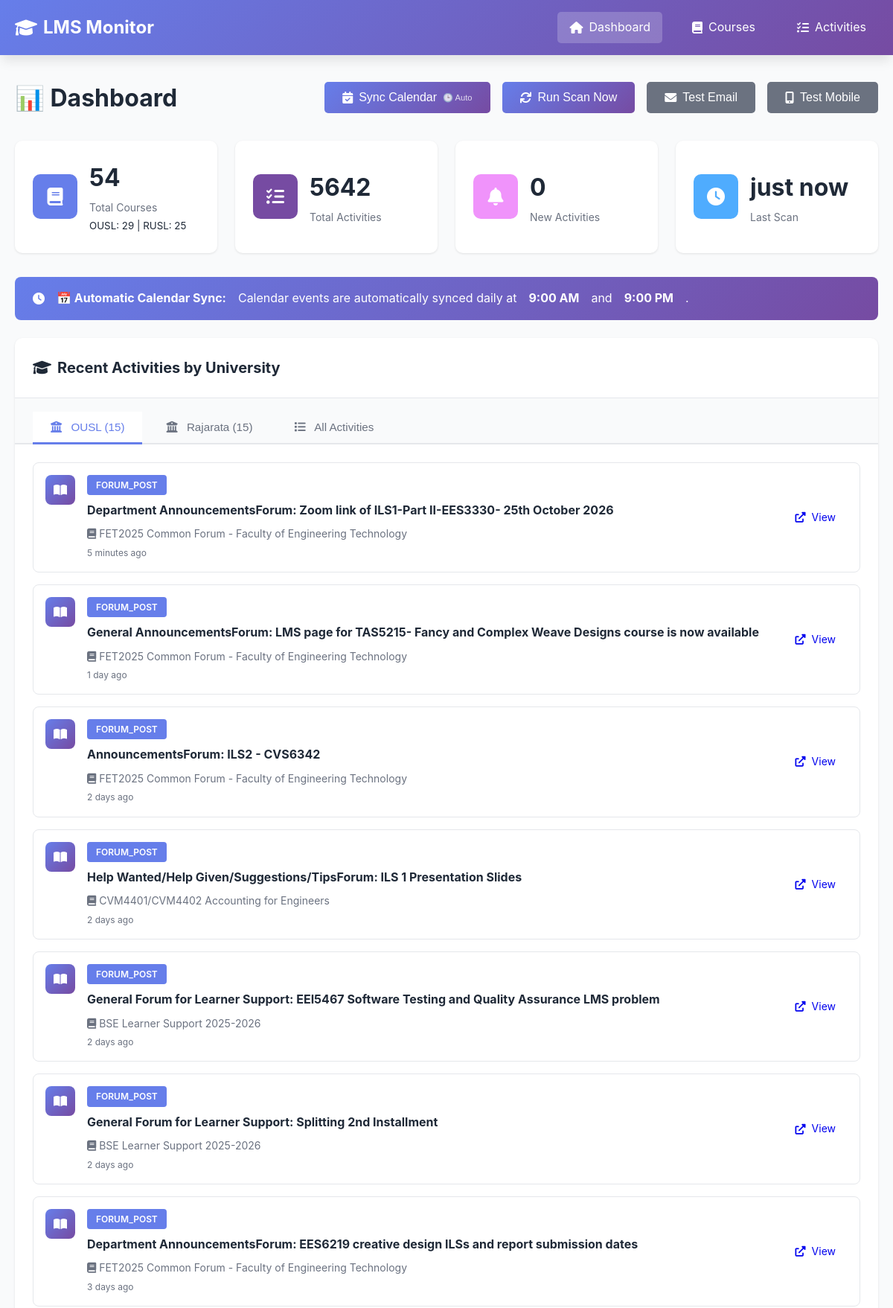
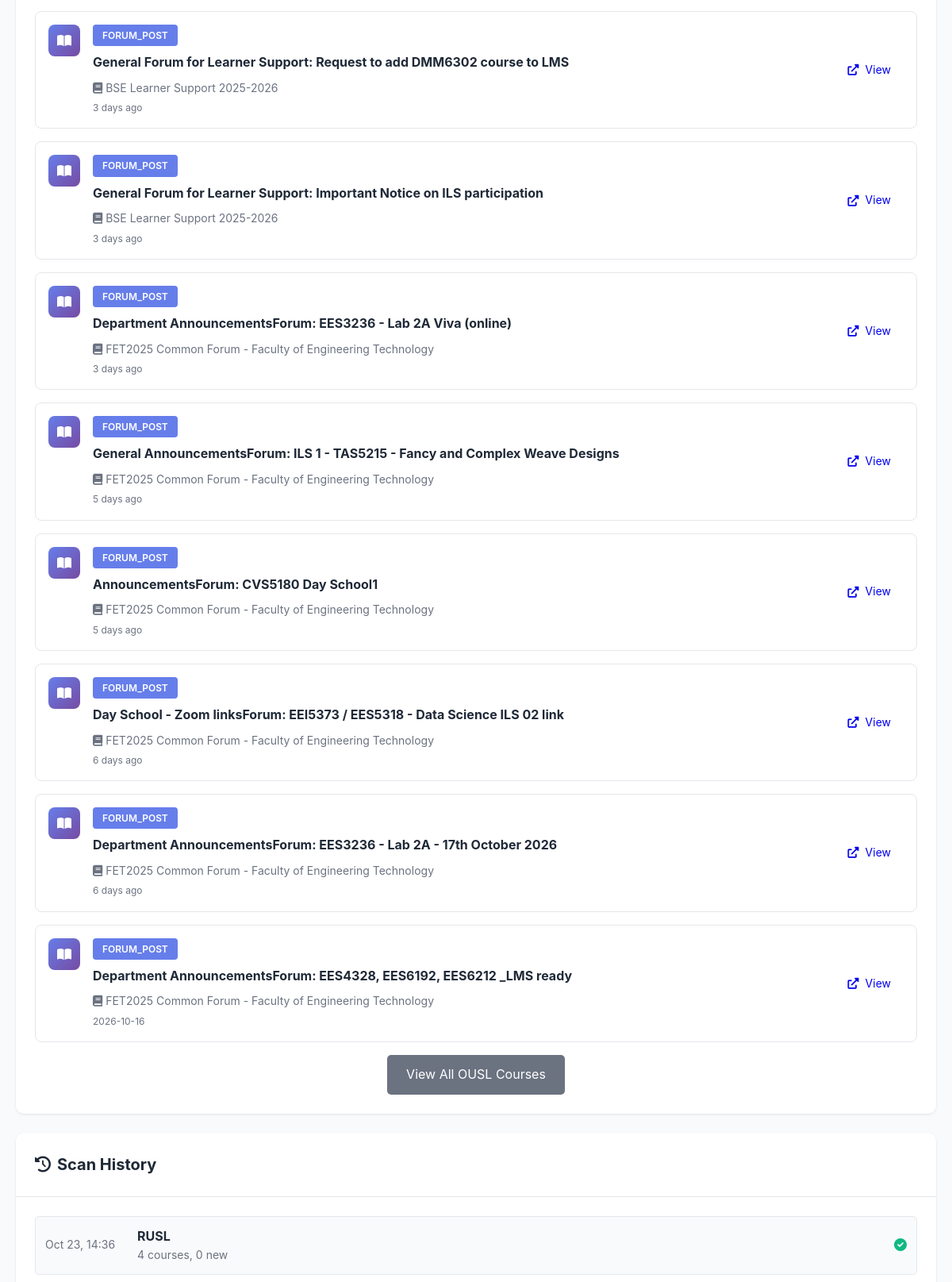
The page / (upper part) on the database its author committed (2 pictures, top to bottom).
### tables this page shows
CREATE TABLE scan_history (
                id INTEGER PRIMARY KEY AUTOINCREMENT,
                lms_name TEXT NOT NULL,
                scan_time TIMESTAMP DEFAULT CURRENT_TIMESTAMP,
                courses_found INTEGER,
                activities_found INTEGER,
                new_activities INTEGER,
                status TEXT,
                error_message TEXT
            );

CREATE TABLE courses (
                id INTEGER PRIMARY KEY AUTOINCREMENT,
                course_id TEXT UNIQUE NOT NULL,
                lms_name TEXT NOT NULL,
                course_name TEXT NOT NULL,
                course_url TEXT,
                first_seen TIMESTAMP DEFAULT CURRENT_TIMESTAMP,
                last_checked TIMESTAMP DEFAULT CURRENT_TIMESTAMP
            );

### app.py (the view, shortened to what this page needs)
@app.route('/')
def index():
    stats = db.get_stats()
    recent_activities = db.get_recent_activities(limit=20)
    scan_history = db.get_scan_history(limit=10)
    ousl_activities = db.get_activities_by_lms('OUSL', limit=15)
    rusl_activities = db.get_activities_by_lms('RUSL', limit=15)
    upcoming_deadlines = db.get_all_upcoming_deadlines(days_ahead=365)
    import re
    is_render = os.getenv('RENDER') is not None or os.getenv('RAILWAY_ENVIRONMENT') is not None
    return render_template('index.html',
                          stats=stats,
                          recent_activities=recent_activities,
                          ousl_activities=ousl_activities,
                          rusl_activities=rusl_activities,
                          upcoming_deadlines=upcoming_deadlines,
                          scan_history=scan_history,
                          is_render=is_render)

### app.py (called while the page is built)
@app.template_filter('datetime')
def format_datetime(value, format='%Y-%m-%d %H:%M:%S'):
    if value is None:
        return ''
    if isinstance(value, str):
        try:
            value = datetime.fromisoformat(value.replace('Z', '+00:00'))
        except:
            return value
    if value.tzinfo is None:
        from datetime import timezone
        value = value.replace(tzinfo=timezone.utc)
    from datetime import timezone, timedelta
    colombo_tz = timezone(timedelta(hours=5, minutes=30))
    local_time = value.astimezone(colombo_tz)
    return local_time.strftime(format)

### database.py (called while the page is built)
    def get_connection(self):
        return sqlite3.connect(self.db_path)

    def get_recent_activities(self, limit: int = 50) -> List[Dict[str, Any]]:
        conn = self.get_connection()
        cursor = conn.cursor()
        cursor.execute("""
            SELECT
                a.activity_id,
                a.activity_type,
                a.title,
                a.description,
                a.url,
                a.deadline,
                a.first_seen,
                a.is_new,
                c.course_name,
                c.lms_name
            FROM activities a
            JOIN courses c ON a.course_id = c.course_id
            ORDER BY a.first_seen DESC
            LIMIT ?
        """, (limit,))
        columns = [desc[0] for desc in cursor.description]
        activities = [dict(zip(columns, row)) for row in cursor.fetchall()]
        conn.close()
        return activities

    def get_activities_by_lms(self, lms_name: str, limit: int = 20) -> List[Dict[str, Any]]:
        conn = self.get_connection()
        cursor = conn.cursor()
        cursor.execute("""
            SELECT
                a.activity_id,
                a.activity_type,
                a.title,
                a.description,
                a.url,
                a.deadline,
                a.first_seen,
                a.is_new,
                c.course_name,
                c.lms_name
            FROM activities a
            JOIN courses c ON a.course_id = c.course_id
            WHERE c.lms_name = ?
            ORDER BY a.first_seen DESC
            LIMIT ?
        """, (lms_name, limit))
        columns = [desc[0] for desc in cursor.description]
        activities = [dict(zip(columns, row)) for row in cursor.fetchall()]
        conn.close()
        return activities

### templates/index.html (shortened to what this page needs)
{% extends "base.html" %}  {% block content %}
<div class="dashboard">
  <div class="page-header">
    <h1>📊 Dashboard</h1>
    <div class="actions">
      <button
        onclick="syncCalendar()"
        class="btn btn-primary"
        title="Auto-syncs daily at 9 AM & 9 PM"
      >
        <i class="fas fa-calendar-check"></i> Sync Calendar
        <span style="font-size: 0.7em; opacity: 0.8">🕒 Auto</span>
      </button>
      {% if is_render %}
      <button class="btn btn-secondary" disabled title="Scanning is automated via GitHub Actions (runs twice daily)">
        <i class="fas fa-sync"></i> Auto Scan (GitHub Actions)
      </button>
      {% else %}
      <button onclick="triggerScan()" class="btn btn-primary">
        <i class="fas fa-sync"></i> Run Scan Now
      </button>
      {% endif %}
      <button onclick="testEmail()" class="btn btn-secondary">
        <i class="fas fa-envelope"></i> Test Email
      </button>
      <button onclick="testNtfy()" class="btn btn-secondary">
        <i class="fas fa-mobile-alt"></i> Test Mobile
      </button>
    </div>
  </div>
  <div class="stats-grid">
    <div class="stat-card">
      <div class="stat-icon" style="background: #667eea">
        <i class="fas fa-book"></i>
      </div>
      <div class="stat-content">
        <h3>{{ stats.total_courses }}</h3>
        <p>Total Courses</p>
        <small
          >OUSL: {{ stats.ousl_courses }} | RUSL: {{ stats.rusl_courses
          }}</small
        >
      </div>
    </div>
    <div class="stat-card">
      <div class="stat-icon" style="background: #764ba2">
        <i class="fas fa-tasks"></i>
      </div>
      <div class="stat-content">
        <h3>{{ stats.total_activities }}</h3>
        <p>Total Activities</p>
      </div>
    </div>
    <div class="stat-card">
      <div class="stat-icon" style="background: #f093fb">
        <i class="fas fa-bell"></i>
      </div>
      <div class="stat-content">
        <h3 id="new-activities-count">{{ stats.new_activities }}</h3>
        <p>New Activities</p>
      </div>
    </div>
    <div class="stat-card">
      <div class="stat-icon" style="background: #4facfe">
        <i class="fas fa-clock"></i>
      </div>
      <div class="stat-content">
        <h3>
          {{ stats.last_scan_time|timeago if stats.last_scan_time else 'Never'
          }}
        </h3>
        <p>Last Scan</p>
      </div>
    </div>
  </div>
  <div
    class="alert alert-success"
    style="
      background: linear-gradient(135deg, #667eea 0%, #764ba2 100%);
      color: white;
      border: none;
    "
  >
    <i class="fas fa-clock"></i>
    <strong>📅 Automatic Calendar Sync:</strong> Calendar events are
    automatically synced daily at <strong>9:00 AM</strong> and
    <strong>9:00 PM</strong>.
  </div>
  <div class="card">
    <div class="card-header">
      <h2>
        <i class="fas fa-graduation-cap"></i> Recent Activities by University
      </h2>
    </div>
    <div class="tabs">
      <button class="tab-button active" onclick="openTab(event, 'ousl')">
        <i class="fas fa-university"></i> OUSL ({{ ousl_activities|length }})
      </button>
      <button class="tab-button" onclick="openTab(event, 'rusl')">
        <i class="fas fa-university"></i> Rajarata ({{ rusl_activities|length
        }})
      </button>
      <button class="tab-button" onclick="openTab(event, 'all')">
        <i class="fas fa-list"></i> All Activities
      </button>
    </div>
    <div id="ousl" class="tab-content active">
      <div class="card-body">
        {% if ousl_activities %}
        <div class="activity-list">
          {% for activity in ousl_activities %}
          <div class="activity-item {% if activity.is_new %}new{% endif %}">
            <div class="activity-icon">
              {% if activity.activity_type == 'assign' %}
              <i class="fas fa-file-alt"></i>
              {% elif activity.activity_type == 'quiz' %}
              <i class="fas fa-question-circle"></i>
              {% elif activity.activity_type == 'resource' %}
              <i class="fas fa-file"></i>
              {% elif activity.activity_type == 'forum' %}
              <i class="fas fa-comments"></i>
              {% else %}
              <i class="fas fa-book-open"></i>
              {% endif %}
            </div>
            <div class="activity-content">
              <div class="activity-header">
                <span class="activity-type">{{ activity.activity_type }}</span>
              </div>
              <h4>{{ activity.title }}</h4>
              <p class="activity-course">
                <i class="fas fa-book"></i> {{ activity.course_name }}
              </p>
              <p class="activity-time">{{ activity.first_seen|timeago }}</p>
            </div>
            {% if activity.url %}
            <a href="{{ activity.url }}" target="_blank" class="btn btn-small">
              <i class="fas fa-external-link-alt"></i> View
            </a>
            {% endif %}
          </div>
          {% endfor %}
        </div>
        <div style="text-align: center; margin-top: 1rem">
          <a href="/courses?lms=OUSL" class="btn btn-secondary"
            >View All OUSL Courses</a
          >
        </div>
        {% else %}
        <p class="empty-state">
          No OUSL activities found yet. Run a scan to get started!
        </p>
        {% endif %}
      </div>
    </div>
  </div>
  <div class="card">
    <div class="card-header">
      <h2><i class="fas fa-history"></i> Scan History</h2>
    </div>
    <div class="card-body">
      {% if scan_history %}
      <div class="scan-history">
        {% for scan in scan_history %}
        <div class="scan-item">
          <div class="scan-time">
            {{ scan.scan_time|datetime('%b %d, %H:%M') }}
          </div>
          <div class="scan-info">
            <strong>{{ scan.lms_name }}</strong>
            <span class="scan-stats">
              {{ scan.courses_found }} courses, {{ scan.new_activities }} new
            </span>
          </div>
          <div class="scan-status">
            {% if scan.status == 'success' %}
            <span class="status-success"
              ><i class="fas fa-check-circle"></i
            ></span>
            {% else %}
            <span class="status-error"
              ><i class="fas fa-times-circle"></i
            ></span>
            {% endif %}
          </div>
        </div>
        {% endfor %}
      </div>
      {% else %}
      <p class="empty-state">No scan history yet.</p>
      {% endif %}
    </div>
  </div>
</div>
{% endblock %}

### templates/base.html (shortened to what this page needs)
<!DOCTYPE html>
<html lang="en">
  <head>
    <link
      rel="stylesheet"
      href="{{ url_for('static', filename='style.css') }}"
    />
    <link
      rel="stylesheet"
      href="https://cdnjs.cloudflare.com/ajax/libs/font-awesome/6.0.0/css/all.min.css"
    />
  </head>
  <body>
    <nav class="navbar">
      <div class="container">
        <div class="nav-brand">
          <i class="fas fa-graduation-cap"></i>
          <span>LMS Monitor</span>
        </div>
        <ul class="nav-menu">
          <li>
            <a
              href="/"
              class="{% if request.endpoint == 'index' %}active{% endif %}"
            >
              <i class="fas fa-home"></i> Dashboard
            </a>
          </li>
          <li>
            <a
              href="/courses"
              class="{% if request.endpoint == 'courses' %}active{% endif %}"
            >
              <i class="fas fa-book"></i> Courses
            </a>
          </li>
          <li>
            <a
              href="/activities"
              class="{% if request.endpoint == 'activities' %}active{% endif %}"
            >
              <i class="fas fa-tasks"></i> Activities
            </a>
          </li>
        </ul>
      </div>
    </nav>
    <main class="main-content">
      <div class="container">{% block content %}{% endblock %}</div>
    </main>
  </body>
</html>

### rows shown on the page
scan_history: last_scan_time "just now", scan_time "Oct 23, 14:36", lms_name "RUSL", courses_found "4", new_activities "0", status "success" (drawn)
courses: activity_type "FORUM_POST", title "Department AnnouncementsForum: Zoom link of ILS1-Part II-EES3330- 25th October 2026", course_name "FET2025 Common Forum - Faculty of Engineering Technology", first_seen "5 minutes ago", title "General AnnouncementsForum: LMS page for TAS5215- Fancy and Complex Weave Designs course is now available", first_seen "1 day ago", title "AnnouncementsForum: ILS2 - CVS6342", first_seen "2 days ago", title "Department AnnouncementsForum: EES6219 creative design ILSs and report submission dates", first_seen "3 days ago", title "Department AnnouncementsForum: EES3236 - Lab 2A Viva (online)", title "General AnnouncementsForum: ILS 1 - TAS5215 - Fancy and Complex Weave Designs", first_seen "5 days ago", title "AnnouncementsForum: CVS5180 Day School1", title "Day School - Zoom linksForum: EEI5373 / EES5318 - Data Science ILS 02 link", first_seen "6 days ago", title "Department AnnouncementsForum: EES3236 - Lab 2A - 17th October 2026", title "Department AnnouncementsForum: EES4328, EES6192, EES6212 _LMS ready", first_seen "2026-10-16"
courses: activity_type "FORUM_POST", title "Help Wanted/Help Given/Suggestions/TipsForum: ILS 1 Presentation Slides", course_name "CVM4401/CVM4402 Accounting for Engineers", first_seen "2 days ago"
courses: activity_type "FORUM_POST", title "General Forum for Learner Support: EEI5467 Software Testing and Quality Assurance LMS problem", course_name "BSE Learner Support 2025-2026", first_seen "2 days ago", title "General Forum for Learner Support: Splitting 2nd Installment", title "General Forum for Learner Support: Request to add DMM6302 course to LMS", first_seen "3 days ago", title "General Forum for Learner Support: Important Notice on ILS participation"

### other values the page prints
{{ stats.total_courses }} "54"
{{ stats.ousl_courses }} "29"
{{ stats.rusl_courses }} "25"
{{ stats.total_activities }} "5642"
{{ stats.new_activities }} "0"
{{ ousl_activities|length }} "15"
{{ rusl_activities|length }} "15"
